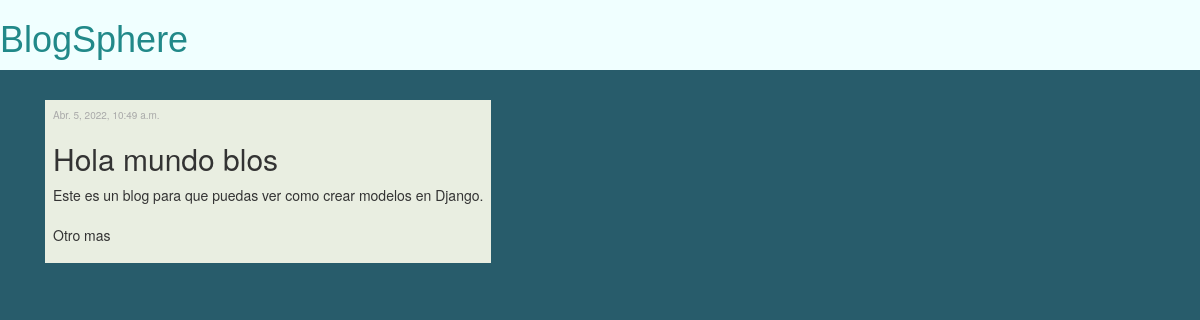
The app's page /post/1/ with its own data.
### blog/models.py (models this page shows, shortened)
class Post(models.Model):
    author = models.ForeignKey(settings.AUTH_USER_MODEL, on_delete=models.CASCADE)
    title = models.CharField(max_length=200)
    text = models.TextField()
    created_date = models.DateTimeField(default=timezone.now)
    published_date = models.DateTimeField(blank=True, null=True)

### blog/views.py (the view)
# urls.py: path('post/<int:pk>/', views.post_details, name='post_details'),
def post_details(request, pk):
    post = get_object_or_404(Post, pk=pk)
    return render(request, 'blog/post_details.html', {'post': post})

### blog/templates/blog/post_details.html (shortened to what this page needs)
{% extends 'blog/base.html' %}
{% block content %}
    <div class="post">
        {% if post.published_date %}
            <div class="date">
                {{ post.published_date }}
            </div>
        {% endif %}
        <h2>{{ post.title }}</h2>
        <p>{{ post.text|linebreaksbr }}</p>
    </div>
{% endblock %}

### blog/static/css/blog.css (style rules this page uses)
body { padding-left: 15px; background-color: rgb(40, 92, 107); }
.post { padding: 8px; background-color: rgba(255, 255, 239, 0.897); width: fit-content; margin-bottom: 20px; }
.post .date { color: darkgray; font-size:x-small; }

### records on screen
Post: published_date "Abr. 5, 2022, 10:49 a.m.", title "Hola mundo blos", text "Este es un blog para que puedas ver como crear modelos en Django. Otro mas"
